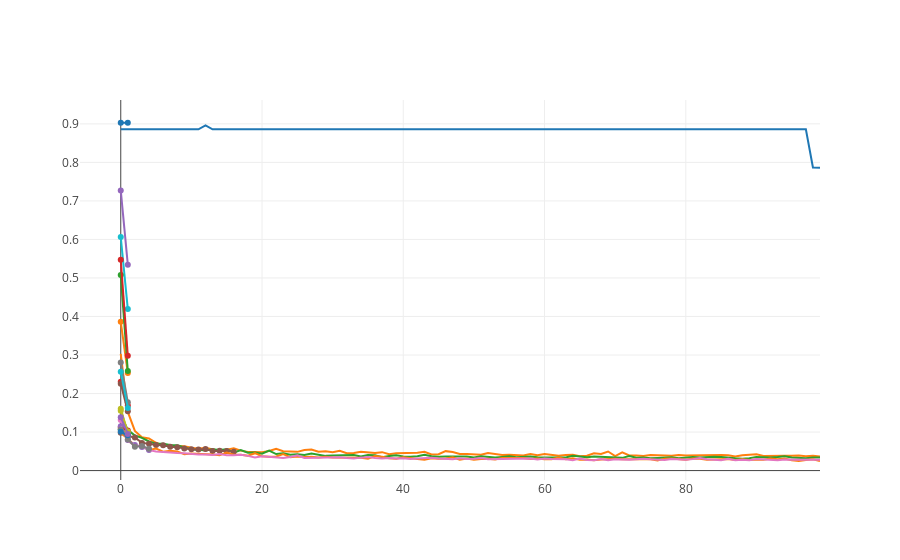

Notebook code cell kept with this figure:
### Markdown cell above
## Plotting Learning Curves of Trials

### Code cell
from optuna.visualization import plot_intermediate_values

plot_intermediate_values(study)
